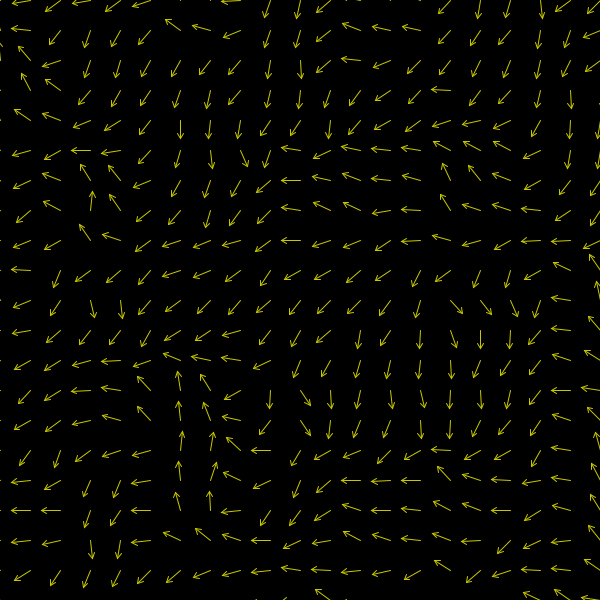
Frame 1 (no input)
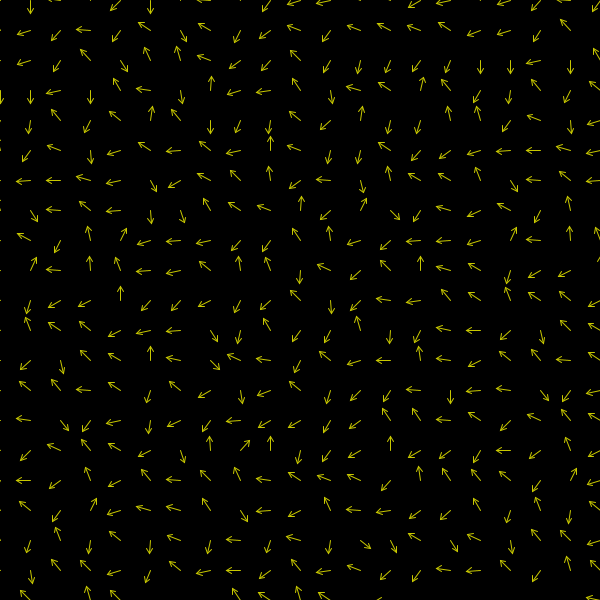
Frame 60 (the mouse pressed at the canvas centre just before this capture)
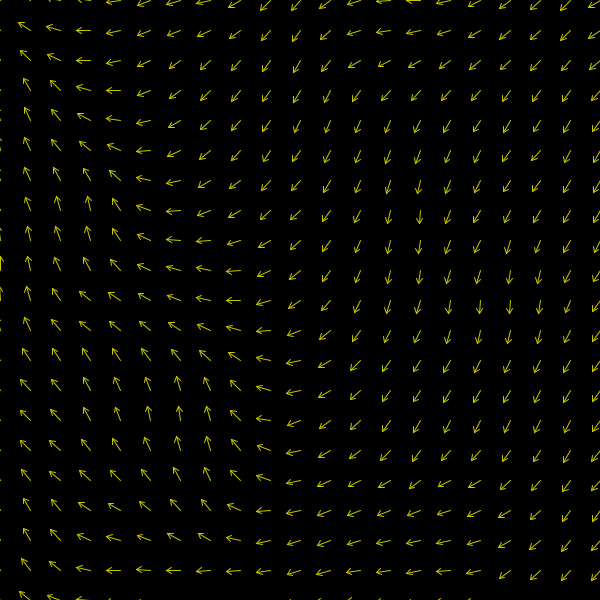
Frame 120 (the mouse held since frame 60 and released just before this capture)

The Processing sketch that drew these frames (run headless with seeded random() and noise(); from frame 60 on, the mouse is pressed at the canvas centre):

// Processing sketch: sketch_150913c_flow_field
// ── sketch_150913c_flow_field.pde
void setup(){
  size(600, 600);
  smooth();
  background(0);
}

void mousePressed(){
  background(0);
}

void draw(){
  background(0);
  //noStroke();
  //fill(20, 15);
  //rect(0, 0, width, height);
  
  int s = 30;
  for(int x=0; x<=width; x += s){
    for(int y=0; y<=height; y += s){
      float f = frameCount / map(mouseX, 0, width, 100.0, 100000.0);

      Obj v = new Obj(x, y);
      v.direct(map(noise(x*f, y*f), 0, 1, 0, TWO_PI));
      v.velocity.setMag(map(noise(frameCount/100.0), 0, 1, 5, s*.9));
      v.draw();
    }
  }
}

class Obj {
  PVector location;
  PVector velocity;
  
  Obj(float x, float y){
    location = new PVector(x, y);
    velocity = new PVector(10, 0);
  }
  
  void direct(float angle){
    velocity.rotate(angle);
  }
  
  void draw(){
    pushMatrix();
    translate(location.x, location.y);
    rotate(atan2(velocity.y, velocity.x));
    
    noFill();
    stroke(200, 200, 0);
    strokeWeight(1);
    line(0, 0, velocity.mag(), 0);
    beginShape();
    vertex(velocity.mag() - 5, -3);
    vertex(velocity.mag(), 0);
    vertex(velocity.mag() - 5, 3);
    endShape();
    
    popMatrix();
  }
}
